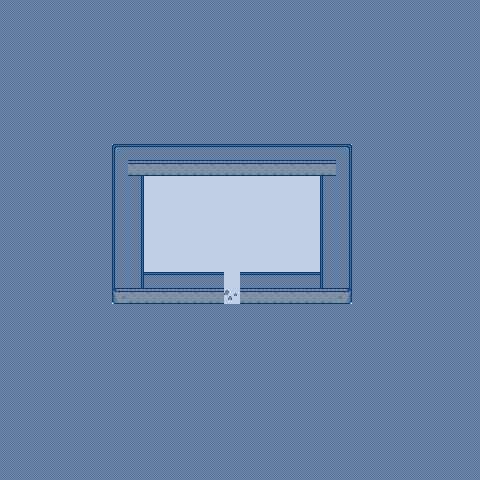

Below is a game level as drawn by its tile map, then a one-line description and the .tmx file that defines it, in full:
An orthogonal 30x30 tile map with 16x16 px tiles, 1 tile layer (Tilemap), 1 hidden layer not drawn, 2 tilesets and 1 object (Warp).

<map version="1.0" orientation="orthogonal" width="30" height="30" tilewidth="16" tileheight="16">
 <tileset firstgid="1" name="TilesetOne" tilewidth="16" tileheight="16">
  <image source="gfx/TilesetOne.png" width="160" height="144" />
 </tileset>
 <tileset firstgid="91" name="MetaTileset" tilewidth="16" tileheight="16">
  <image source="gfx/MetaTileset.png" width="48" height="16" />
 </tileset>
 <layer name="Tilemap" width="30" height="30">
  <data encoding="csv">
14,14,14,14,14,14,14,14,14,14,14,14,14,14,14,14,14,14,14,14,14,14,14,14,14,14,14,14,14,14,
14,14,14,14,14,14,14,14,14,14,14,14,14,14,14,14,14,14,14,14,14,14,14,14,14,14,14,14,14,14,
14,14,14,14,14,14,14,14,14,14,14,14,14,14,14,14,14,14,14,14,14,14,14,14,14,14,14,14,14,14,
14,14,14,14,14,14,14,14,14,14,14,14,14,14,14,14,14,14,14,14,14,14,14,14,14,14,14,14,14,14,
14,14,14,14,14,14,14,14,14,14,14,14,14,14,14,14,14,14,14,14,14,14,14,14,14,14,14,14,14,14,
14,14,14,14,14,14,14,14,14,14,14,14,14,14,14,14,14,14,14,14,14,14,14,14,14,14,14,14,14,14,
14,14,14,14,14,14,14,14,14,14,14,14,14,14,14,14,14,14,14,14,14,14,14,14,14,14,14,14,14,14,
14,14,14,14,14,14,14,14,14,14,14,14,14,14,14,14,14,14,14,14,14,14,14,14,14,14,14,14,14,14,
14,14,14,14,14,14,14,14,14,14,14,14,14,14,14,14,14,14,14,14,14,14,14,14,14,14,14,14,14,14,
14,14,14,14,14,14,14,3,4,4,4,4,4,4,4,4,4,4,4,4,4,5,14,14,14,14,14,14,14,14,
14,14,14,14,14,14,14,13,24,24,24,24,24,24,24,24,24,24,24,24,24,15,14,14,14,14,14,14,14,14,
14,14,14,14,14,14,14,13,15,34,34,34,34,34,34,34,34,34,34,34,13,15,14,14,14,14,14,14,14,14,
14,14,14,14,14,14,14,13,15,34,34,34,34,34,34,34,34,34,34,34,13,15,14,14,14,14,14,14,14,14,
14,14,14,14,14,14,14,13,15,34,34,34,34,34,34,34,34,34,34,34,13,15,14,14,14,14,14,14,14,14,
14,14,14,14,14,14,14,13,15,34,34,34,34,34,34,34,34,34,34,34,13,15,14,14,14,14,14,14,14,14,
14,14,14,14,14,14,14,13,15,34,34,34,34,34,34,34,34,34,34,34,13,15,14,14,14,14,14,14,14,14,
14,14,14,14,14,14,14,13,15,34,34,34,34,34,34,34,34,34,34,34,13,15,14,14,14,14,14,14,14,14,
14,14,14,14,14,14,14,13,15,4,4,4,4,4,34,4,4,4,4,4,13,15,14,14,14,14,14,14,14,14,
14,14,14,14,14,14,14,23,24,24,24,24,24,24,1,24,24,24,24,24,24,25,14,14,14,14,14,14,14,14,
14,14,14,14,14,14,14,14,14,14,14,14,14,14,14,14,14,14,14,14,14,14,14,14,14,14,14,14,14,14,
14,14,14,14,14,14,14,14,14,14,14,14,14,14,14,14,14,14,14,14,14,14,14,14,14,14,14,14,14,14,
14,14,14,14,14,14,14,14,14,14,14,14,14,14,14,14,14,14,14,14,14,14,14,14,14,14,14,14,14,14,
14,14,14,14,14,14,14,14,14,14,14,14,14,14,14,14,14,14,14,14,14,14,14,14,14,14,14,14,14,14,
14,14,14,14,14,14,14,14,14,14,14,14,14,14,14,14,14,14,14,14,14,14,14,14,14,14,14,14,14,14,
14,14,14,14,14,14,14,14,14,14,14,14,14,14,14,14,14,14,14,14,14,14,14,14,14,14,14,14,14,14,
14,14,14,14,14,14,14,14,14,14,14,14,14,14,14,14,14,14,14,14,14,14,14,14,14,14,14,14,14,14,
14,14,14,14,14,14,14,14,14,14,14,14,14,14,14,14,14,14,14,14,14,14,14,14,14,14,14,14,14,14,
14,14,14,14,14,14,14,14,14,14,14,14,14,14,14,14,14,14,14,14,14,14,14,14,14,14,14,14,14,14,
14,14,14,14,14,14,14,14,14,14,14,14,14,14,14,14,14,14,14,14,14,14,14,14,14,14,14,14,14,14,
14,14,14,14,14,14,14,14,14,14,14,14,14,14,14,14,14,14,14,14,14,14,14,14,14,14,14,14,14,14
</data>
 </layer>
 <layer name="Meta" width="30" height="30" visible="0" opacity="0.39">
  <data encoding="csv">
91,91,91,91,91,91,91,91,91,91,91,91,91,91,91,91,91,91,91,91,91,91,91,91,91,91,91,91,91,91,
91,91,91,91,91,91,91,91,91,91,91,91,91,91,91,91,91,91,91,91,91,91,91,91,91,91,91,91,91,91,
91,91,91,91,91,91,91,91,91,91,91,91,91,91,91,91,91,91,91,91,91,91,91,91,91,91,91,91,91,91,
91,91,91,91,91,91,91,91,91,91,91,91,91,91,91,91,91,91,91,91,91,91,91,91,91,91,91,91,91,91,
91,91,91,91,91,91,91,91,91,91,91,91,91,91,91,91,91,91,91,91,91,91,91,91,91,91,91,91,91,91,
91,91,91,91,91,91,91,91,91,91,91,91,91,91,91,91,91,91,91,91,91,91,91,91,91,91,91,91,91,91,
91,91,91,91,91,91,91,91,91,91,91,91,91,91,91,91,91,91,91,91,91,91,91,91,91,91,91,91,91,91,
91,91,91,91,91,91,91,91,91,91,91,91,91,91,91,91,91,91,91,91,91,91,91,91,91,91,91,91,91,91,
91,91,91,91,91,91,91,91,91,91,91,91,91,91,91,91,91,91,91,91,91,91,91,91,91,91,91,91,91,91,
91,91,91,91,91,91,91,91,91,91,91,91,91,91,91,91,91,91,91,91,91,91,91,91,91,91,91,91,91,91,
91,91,91,91,91,91,91,91,91,91,91,91,91,91,91,91,91,91,91,91,91,91,91,91,91,91,91,91,91,91,
91,91,91,91,91,91,91,91,91,92,92,92,92,92,92,92,92,92,92,92,91,91,91,91,91,91,91,91,91,91,
91,91,91,91,91,91,91,91,91,92,92,92,92,92,92,92,92,92,92,92,91,91,91,91,91,91,91,91,91,91,
91,91,91,91,91,91,91,91,91,92,92,92,92,92,92,92,92,92,92,92,91,91,91,91,91,91,91,91,91,91,
91,91,91,91,91,91,91,91,91,92,92,92,92,92,92,92,92,92,92,92,91,91,91,91,91,91,91,91,91,91,
91,91,91,91,91,91,91,91,91,92,92,92,92,92,92,92,92,92,92,92,91,91,91,91,91,91,91,91,91,91,
91,91,91,91,91,91,91,91,91,92,92,92,92,92,92,92,92,92,92,92,91,91,91,91,91,91,91,91,91,91,
91,91,91,91,91,91,91,91,91,91,91,91,91,91,92,91,91,91,91,91,91,91,91,91,91,91,91,91,91,91,
91,91,91,91,91,91,91,91,91,91,91,91,91,91,92,91,91,91,91,91,91,91,91,91,91,91,91,91,91,91,
91,91,91,91,91,91,91,91,91,91,91,91,91,91,91,91,91,91,91,91,91,91,91,91,91,91,91,91,91,91,
91,91,91,91,91,91,91,91,91,91,91,91,91,91,91,91,91,91,91,91,91,91,91,91,91,91,91,91,91,91,
91,91,91,91,91,91,91,91,91,91,91,91,91,91,91,91,91,91,91,91,91,91,91,91,91,91,91,91,91,91,
91,91,91,91,91,91,91,91,91,91,91,91,91,91,91,91,91,91,91,91,91,91,91,91,91,91,91,91,91,91,
91,91,91,91,91,91,91,91,91,91,91,91,91,91,91,91,91,91,91,91,91,91,91,91,91,91,91,91,91,91,
91,91,91,91,91,91,91,91,91,91,91,91,91,91,91,91,91,91,91,91,91,91,91,91,91,91,91,91,91,91,
91,91,91,91,91,91,91,91,91,91,91,91,91,91,91,91,91,91,91,91,91,91,91,91,91,91,91,91,91,91,
91,91,91,91,91,91,91,91,91,91,91,91,91,91,91,91,91,91,91,91,91,91,91,91,91,91,91,91,91,91,
91,91,91,91,91,91,91,91,91,91,91,91,91,91,91,91,91,91,91,91,91,91,91,91,91,91,91,91,91,91,
91,91,91,91,91,91,91,91,91,91,91,91,91,91,91,91,91,91,91,91,91,91,91,91,91,91,91,91,91,91,
91,91,91,91,91,91,91,91,91,91,91,91,91,91,91,91,91,91,91,91,91,91,91,91,91,91,91,91,91,91
</data>
 </layer>
 <objectgroup name="Objects" width="30" height="30" visible="0" opacity="0.53">
  <object name="testMap" type="Warp" gid="93" x="224" y="304">
   <properties>
    <property name="warpTileX" value="6" />
    <property name="warpTileY" value="4" />
   </properties>
  </object>
 </objectgroup>
</map>
